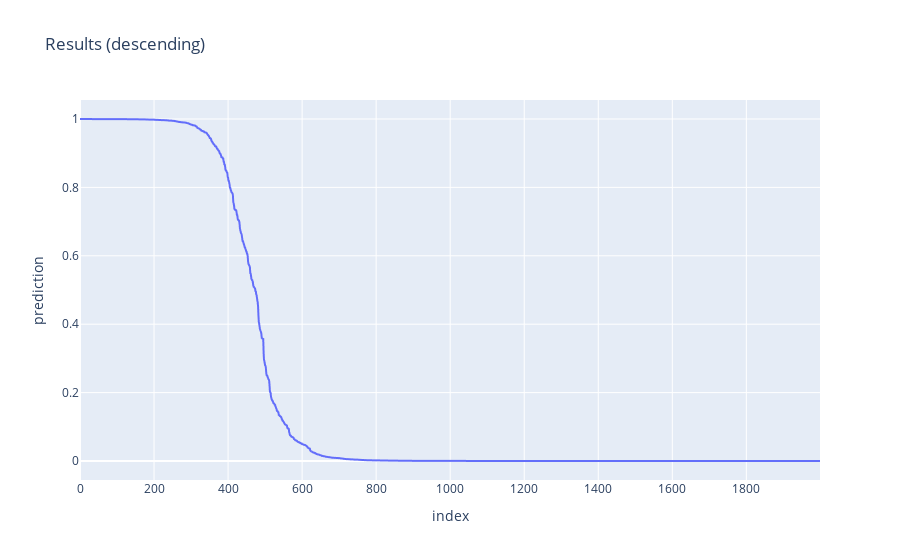

Notebook source saved alongside this figure:
### Code cell
import plotly.express as px
import pandas as pd

df = pd.DataFrame(dict(
    index = list(range(len(results))),
    prediction = [prediction for prediction, index in sorted(results, reverse=True)]
))
px.line(df, x='index', y='prediction', title="Results (descending)")

### Figure 1 — Plotly figure (JSON) as saved in the notebook; plotly's stock layout.template omitted (floating-point values rounded to 4 significant figures; data arrays with more than 128 entries replaced by an {"elided": "..."} marker saying what was removed)
{"data": [{"hovertemplate": "index=%{x}<br>prediction=%{y}<extra></extra>", "legendgroup": "", "line": {"color": "#636efa", "dash": "solid"}, "marker": {"symbol": "circle"}, "mode": "lines", "name": "", "showlegend": false, "type": "scattergl", "x": {"elided": "2000 int values"}, "xaxis": "x", "y": {"elided": "2000 float values"}, "yaxis": "y"}], "layout": {"legend": {"tracegroupgap": 0}, "title": {"text": "Results (descending)"}, "xaxis": {"anchor": "y", "domain": [0, 1], "title": {"text": "index"}}, "yaxis": {"anchor": "x", "domain": [0, 1], "title": {"text": "prediction"}}}}
